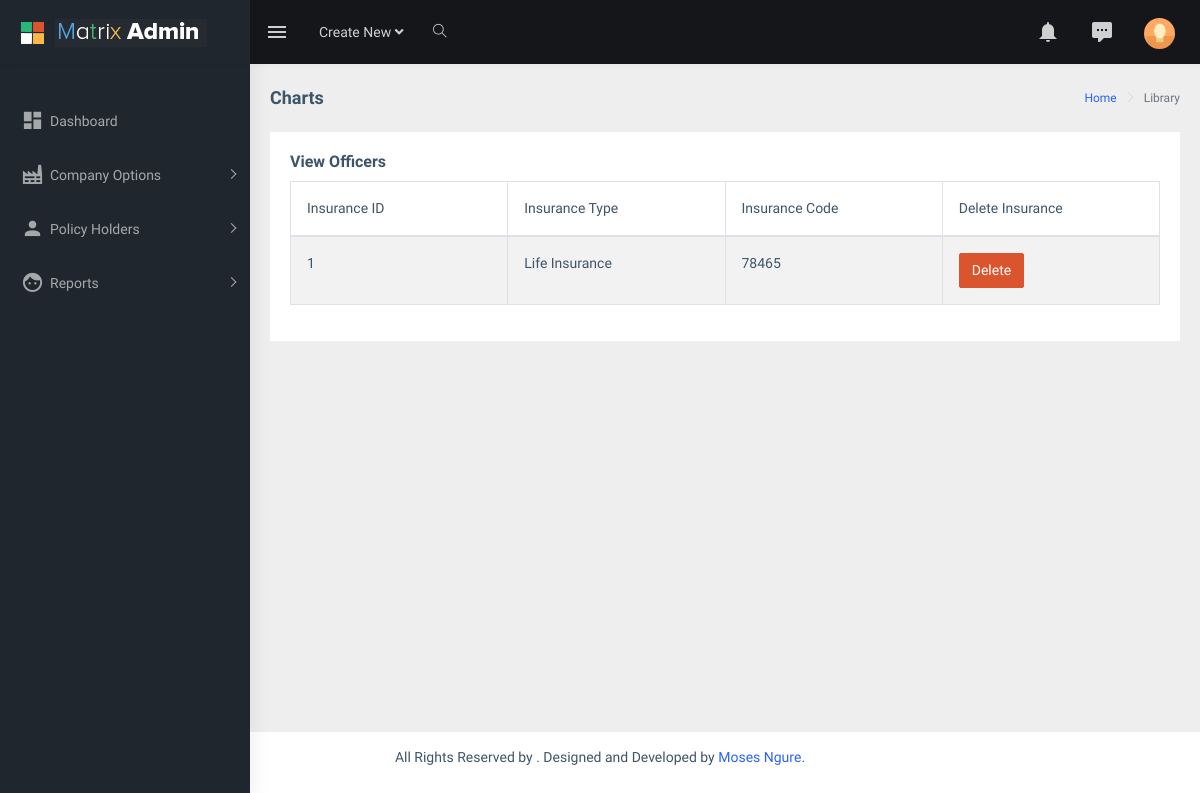
The page /admin/view_insurance.php on the database as committed earlier.
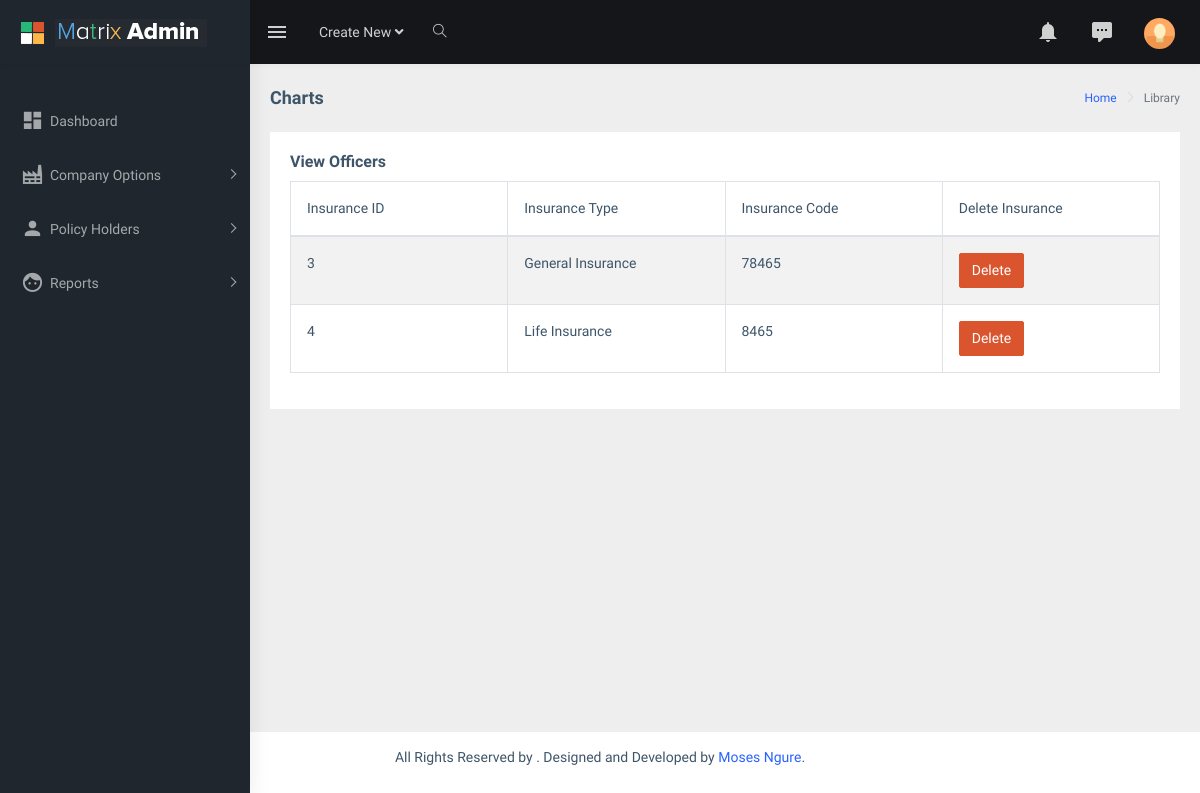
The same page on the database as committed later.
### tables this page shows
CREATE TABLE `insurance` (
  `ID` int(11) NOT NULL,
  `insurance_name` varchar(255) NOT NULL,
  `Insurance_code` varchar(255) NOT NULL
);

### admin/view_insurance.php (the view, shortened to what the changed rows need)
<!DOCTYPE html>
<html dir="ltr" lang="en">
<head>
    <link href="assets/libs/flot/css/float-chart.css" rel="stylesheet">
    <link href="dist/css/style.min.css" rel="stylesheet">
</head>
<body>
    <div id="main-wrapper">
        <div class="page-wrapper">
            <div class="container-fluid">
                            <div class="card">
                                <div class="card-body">
                                    <div class="table-responsive">
                                <table class="table table-bordered table-hover table-striped" style="table-layout: fixed">
        <thead>
        <tr>
            <th>Insurance ID</th>
            <th>Insurance Type</th>
            <th>Insurance Code</th>
            <th>Delete Insurance</th>
        </tr>
        </thead>
        <?php
        include("includes/db_connect.php");
        $view_client_query="select * from insurance";
        $run=mysqli_query($conn,$view_client_query);
        while($row=mysqli_fetch_array($run))
        {
            $ID=$row[0];
            $insurance_name=$row[1];
            $Insurance_code=$row[2];
        ?>
        <tr>
            <td><?php echo $ID;  ?></td>
            <td><?php echo $insurance_name;  ?></td>
            <td><?php echo $Insurance_code;  ?></td>
            <td><a href="delete.php?del=<?php echo $ID ?>"><button class="btn btn-danger">Delete</button></a></td>
        </tr>
        <?php } ?>
    </table>
                                    </div>
                                </div>
                            </div>
                    </div>
                </div>
            </div>
</body>
</html>

Rows that differ between the two databases and show on the page:
removed insurance: ID "1", insurance_name "Life Insurance", Insurance_code "78465"
added insurance: ID "3", insurance_name "General Insurance", Insurance_code "78465"
added insurance: ID "4", insurance_name "Life Insurance", Insurance_code "8465"
